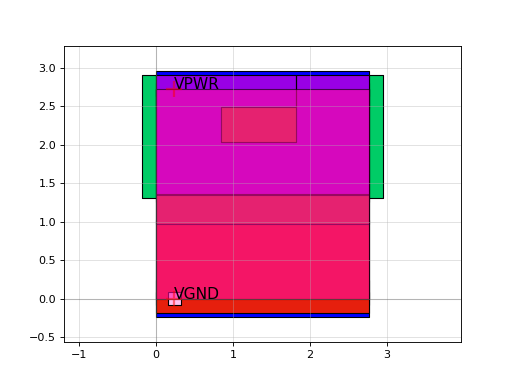

The Python source for this figure:
import sky130

c = sky130.components.sky130_fd_sc_hd__or4_1()
c.plot()
